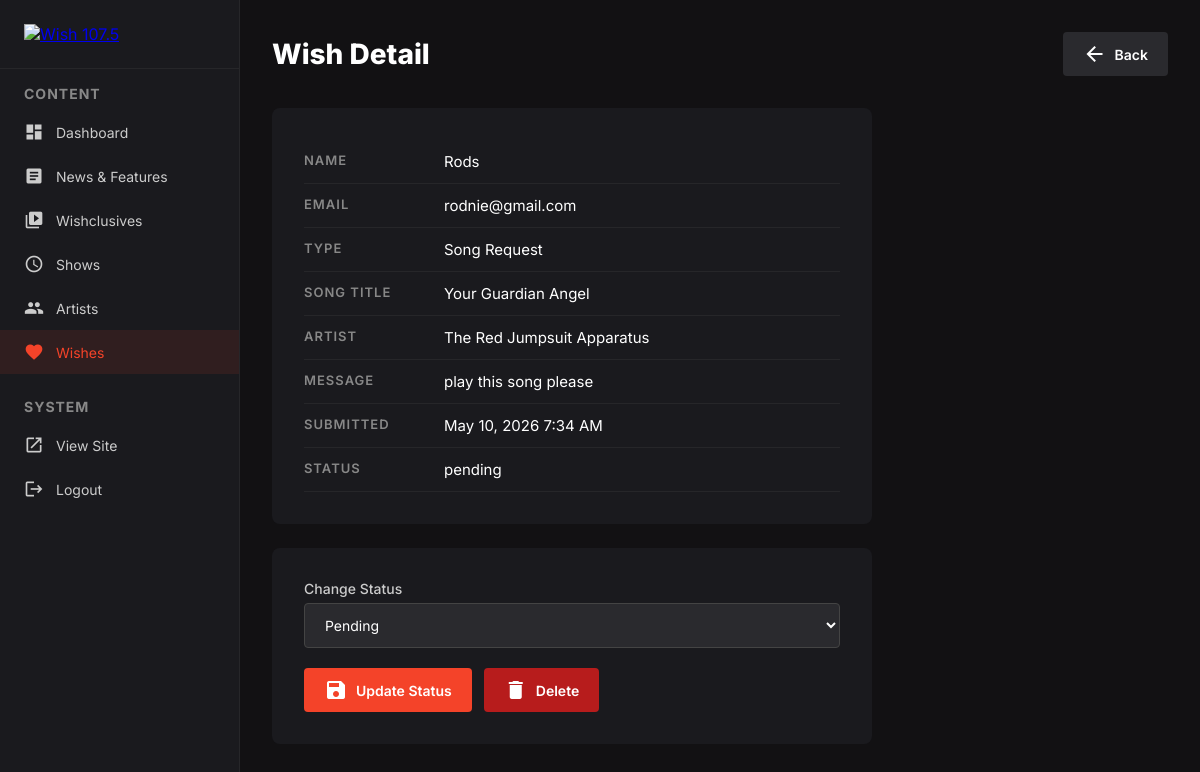
Page /admin/wishes-edit.php?id=2 (signed in) on the committed database.
### tables this page shows
CREATE TABLE `wishes` (
  `id` int(11) NOT NULL,
  `name` varchar(255) NOT NULL,
  `email` varchar(255) DEFAULT NULL,
  `wish_type` enum('song','wish') DEFAULT 'song',
  `song_artist` varchar(255) DEFAULT NULL,
  `song_title` varchar(255) DEFAULT NULL,
  `message` text NOT NULL,
  `status` enum('pending','approved','rejected') DEFAULT 'pending',
  `created_at` timestamp NOT NULL DEFAULT current_timestamp(),
  `approved_at` timestamp NULL DEFAULT NULL
);

### db.php (called while the page is built, shortened)
<?php
function getDB() {
    static $pdo = null;
    if ($pdo === null) {
        try {
            $dsn = "mysql:host=" . DB_HOST . ";dbname=" . DB_NAME . ";charset=utf8mb4";
            $pdo = new PDO($dsn, DB_USER, DB_PASS, [
                PDO::ATTR_ERRMODE => PDO::ERRMODE_EXCEPTION,
                PDO::ATTR_DEFAULT_FETCH_MODE => PDO::FETCH_ASSOC,
                PDO::ATTR_EMULATE_PREPARES => false,
            ]);
        } catch (PDOException $e) {
            die("Connection failed: " . $e->getMessage());
        }
    }
    return $pdo;
}
function fetchOne($sql, $params = []) {
    try {
        $stmt = getDB()->prepare($sql);
        $stmt->execute($params);
        return $stmt->fetch();
    } catch (Exception $e) {
        return false;
    }
}

### admin/wishes-edit.php (the view, shortened to what this page needs)
<?php
require_once '../db.php';
$id = intval($_GET['id'] ?? 0);
$item = fetchOne("SELECT * FROM wishes WHERE id = ?", [$id]);
?><!DOCTYPE html>
<html lang="en">
<head>
    <link rel="stylesheet" href="admin-style.css">
</head>
<body>
    <div class="sidebar">
        <div class="logo"><a href="dashboard.php"><img src="https://cdn.prod.website-files.com/66e1987f36e4944240bc5ab8/6701637328a69477c92c2652_Wish-Logo.svg" alt="Wish 107.5"></a></div>
        <h2>Content</h2>
        <nav>
            <a href="dashboard.php"><span class="material-icons icon">dashboard</span> Dashboard</a>
            <a href="news.php"><span class="material-icons icon">article</span> News &amp; Features</a>
            <a href="wishclusives.php"><span class="material-icons icon">video_library</span> Wishclusives</a>
            <a href="shows.php"><span class="material-icons icon">schedule</span> Shows</a>
            <a href="artists.php"><span class="material-icons icon">people</span> Artists</a>
            <a href="wishes.php" class="active"><span class="material-icons icon">favorite</span> Wishes</a>
        </nav>
        <h2 style="margin-top:24px">System</h2>
        <nav>
            <a href="../index.php" target="_blank"><span class="material-icons icon">open_in_new</span> View Site</a>
            <a href="logout.php"><span class="material-icons icon">logout</span> Logout</a>
        </nav>
    </div>
    <div class="main">
        <div class="main-header">
            <h1>Wish Detail</h1>
            <a href="wishes.php" class="btn btn-secondary"><span class="material-icons">arrow_back</span> Back</a>
        </div>
        <div class="form-card" style="margin-bottom:24px">
            <div class="detail-row">
                <span class="detail-label">Name</span>
                <span class="detail-value"><?= htmlspecialchars($item['name']) ?></span>
            </div>
            <div class="detail-row">
                <span class="detail-label">Email</span>
                <span class="detail-value"><?= htmlspecialchars($item['email'] ?: '-') ?></span>
            </div>
            <div class="detail-row">
                <span class="detail-label">Type</span>
                <span class="detail-value"><?= $item['wish_type'] == 'song' ? 'Song Request' : 'Personal Wish' ?></span>
            </div>
            <?php if ($item['wish_type'] == 'song'): ?>
            <div class="detail-row">
                <span class="detail-label">Song Title</span>
                <span class="detail-value"><?= htmlspecialchars($item['song_title'] ?: '-') ?></span>
            </div>
            <div class="detail-row">
                <span class="detail-label">Artist</span>
                <span class="detail-value"><?= htmlspecialchars($item['song_artist'] ?: '-') ?></span>
            </div>
            <?php endif; ?>
            <div class="detail-row">
                <span class="detail-label">Message</span>
                <span class="detail-value"><?= nl2br(htmlspecialchars($item['message'])) ?></span>
            </div>
            <div class="detail-row">
                <span class="detail-label">Submitted</span>
                <span class="detail-value"><?= date('F j, Y g:i A', strtotime($item['created_at'])) ?></span>
            </div>
            <div class="detail-row">
                <span class="detail-label">Status</span>
                <span class="detail-value"><?= $item['status'] ?></span>
            </div>
        </div>
        <form method="POST" class="form-card">
            <div class="form-group">
                <label for="status">Change Status</label>
                <select id="status" name="status">
                    <option value="pending" <?= $item['status'] == 'pending' ? 'selected' : '' ?>>Pending</option>
                </select>
            </div>
            <div style="display:flex;gap:12px">
                <button type="submit" class="btn"><span class="material-icons">save</span> Update Status</button>
                <a href="wishes-edit.php?id=<?= $item['id'] ?>&delete=1" class="btn" style="background:#b71c1c" onclick="return confirm('Delete this wish?')"><span class="material-icons">delete</span> Delete</a>
            </div>
        </form>
    </div>
</body>
</html>

### admin/admin-style.css (style rules this page uses)
* { margin: 0; padding: 0; box-sizing: border-box; }
body { font-family: 'Inter', sans-serif; background: #121113; color: #fff; }
.sidebar { position: fixed; top: 0; left: 0; bottom: 0; width: 240px; background: #1a1a1e; border-right: 1px solid rgba(255,255,255,0.05); padding: 24px 0; overflow-y: auto; }
.sidebar .logo { padding: 0 24px 24px; border-bottom: 1px solid rgba(255,255,255,0.05); margin-bottom: 16px; }
.sidebar .logo img { width: 40px; }
.sidebar h2 { font-size: 14px; font-weight: 700; color: #888; text-transform: uppercase; letter-spacing: 1px; padding: 0 24px; margin-bottom: 8px; }
.sidebar nav a { display: flex; align-items: center; gap: 12px; padding: 12px 24px; color: #ccc; text-decoration: none; font-size: 14px; transition: all 0.2s; }
.sidebar nav a:hover, .sidebar nav a.active { background: rgba(244,67,41,0.1); color: #f44329; }
.sidebar nav a .icon { font-size: 20px; }
.main { margin-left: 240px; padding: 32px; min-height: 100vh; }
.main-header { display: flex; align-items: center; justify-content: space-between; margin-bottom: 32px; }
.main-header h1 { font-size: 28px; font-weight: 800; }
.btn { display: inline-flex; align-items: center; gap: 8px; padding: 10px 20px; background: #f44329; color: #fff; border: none; border-radius: 4px; font-size: 14px; font-weight: 600; cursor: pointer; text-decoration: none; font-family: inherit; }
.btn-secondary { background: #2a2a2e; }

### admin/wishes-edit.php (style rules this page uses)
.form-card { background: #1a1a1e; border-radius: 8px; padding: 32px; max-width: 600px; }
.form-group { margin-bottom: 20px; }
.form-group label { display: block; font-size: 14px; font-weight: 500; margin-bottom: 6px; color: #ccc; }
.form-group input, .form-group select, .form-group textarea { width: 100%; padding: 12px 16px; background: #2a2a2e; border: 1px solid #444; border-radius: 4px; color: #fff; font-size: 14px; font-family: inherit; }
.detail-row { display:flex; padding:12px 0; border-bottom:1px solid rgba(255,255,255,0.05); }
.detail-label { width:140px; color:#888; font-size:13px; font-weight:600; text-transform:uppercase; letter-spacing:1px; }
.detail-value { flex:1; color:#fff; font-size:15px; }

### rows in the picture
wishes: name "Rods", email "rodnie@gmail.com", song_title "Your Guardian Angel", song_artist "The Red Jumpsuit Apparatus", message "play this song please", created_at "May 10, 2026 7:34 AM", status "pending", status "Pending"
